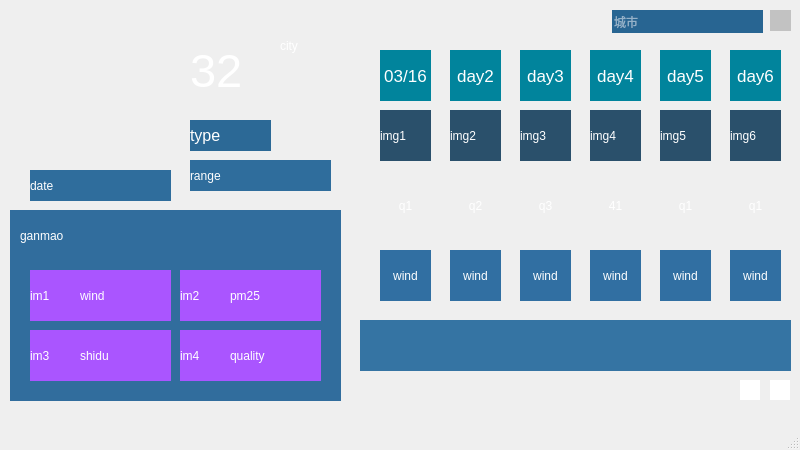
<?xml version="1.0" encoding="UTF-8"?>
<ui version="4.0">
 <class>MainWindow</class>
 <widget class="QMainWindow" name="MainWindow">
  <property name="geometry">
   <rect>
    <x>0</x>
    <y>0</y>
    <width>800</width>
    <height>450</height>
   </rect>
  </property>
  <property name="windowTitle">
   <string>MainWindow</string>
  </property>
  <widget class="QWidget" name="centralwidget">
   <property name="styleSheet">
    <string notr="true">background-image: url(:/res/background.png);
color:white;</string>
   </property>
   <widget class="QWidget" name="widget" native="true">
    <property name="geometry">
     <rect>
      <x>-20</x>
      <y>-20</y>
      <width>821</width>
      <height>451</height>
     </rect>
    </property>
    <widget class="QWidget" name="widget_2" native="true">
     <property name="geometry">
      <rect>
       <x>30</x>
       <y>40</y>
       <width>331</width>
       <height>181</height>
      </rect>
     </property>
     <widget class="QLabel" name="date">
      <property name="geometry">
       <rect>
        <x>20</x>
        <y>150</y>
        <width>141</width>
        <height>31</height>
       </rect>
      </property>
      <property name="styleSheet">
       <string notr="true">background:rgb(47, 109, 156)</string>
      </property>
      <property name="text">
       <string>date</string>
      </property>
     </widget>
     <widget class="QLabel" name="wendu">
      <property name="geometry">
       <rect>
        <x>180</x>
        <y>10</y>
        <width>81</width>
        <height>81</height>
       </rect>
      </property>
      <property name="font">
       <font>
        <pointsize>35</pointsize>
       </font>
      </property>
      <property name="text">
       <string>32</string>
      </property>
     </widget>
     <widget class="QLabel" name="city">
      <property name="geometry">
       <rect>
        <x>270</x>
        <y>10</y>
        <width>53</width>
        <height>31</height>
       </rect>
      </property>
      <property name="text">
       <string>city</string>
      </property>
     </widget>
     <widget class="QLabel" name="type">
      <property name="geometry">
       <rect>
        <x>180</x>
        <y>100</y>
        <width>81</width>
        <height>31</height>
       </rect>
      </property>
      <property name="font">
       <font>
        <pointsize>12</pointsize>
       </font>
      </property>
      <property name="styleSheet">
       <string notr="true">background:rgb(44, 105, 150)</string>
      </property>
      <property name="text">
       <string>type</string>
      </property>
     </widget>
     <widget class="QLabel" name="range">
      <property name="geometry">
       <rect>
        <x>180</x>
        <y>140</y>
        <width>141</width>
        <height>31</height>
       </rect>
      </property>
      <property name="styleSheet">
       <string notr="true">background:rgb(47, 109, 156)</string>
      </property>
      <property name="text">
       <string>range</string>
      </property>
     </widget>
     <widget class="QLabel" name="typeImage">
      <property name="geometry">
       <rect>
        <x>20</x>
        <y>10</y>
        <width>140</width>
        <height>140</height>
       </rect>
      </property>
      <property name="text">
       <string/>
      </property>
     </widget>
    </widget>
    <widget class="QWidget" name="widget_3" native="true">
     <property name="geometry">
      <rect>
       <x>30</x>
       <y>230</y>
       <width>331</width>
       <height>191</height>
      </rect>
     </property>
     <property name="styleSheet">
      <string notr="true">background:rgb(49, 109, 157);</string>
     </property>
     <widget class="QWidget" name="widget_4" native="true">
      <property name="geometry">
       <rect>
        <x>10</x>
        <y>50</y>
        <width>311</width>
        <height>131</height>
       </rect>
      </property>
      <widget class="QWidget" name="widget_5" native="true">
       <property name="geometry">
        <rect>
         <x>10</x>
         <y>10</y>
         <width>141</width>
         <height>51</height>
        </rect>
       </property>
       <property name="styleSheet">
        <string notr="true">background:rgb(170, 85, 255);</string>
       </property>
       <widget class="QLabel" name="im1">
        <property name="geometry">
         <rect>
          <x>0</x>
          <y>0</y>
          <width>51</width>
          <height>51</height>
         </rect>
        </property>
        <property name="text">
         <string>im1</string>
        </property>
       </widget>
       <widget class="QLabel" name="wind">
        <property name="geometry">
         <rect>
          <x>50</x>
          <y>0</y>
          <width>91</width>
          <height>51</height>
         </rect>
        </property>
        <property name="text">
         <string>wind</string>
        </property>
       </widget>
      </widget>
      <widget class="QWidget" name="widget_7" native="true">
       <property name="geometry">
        <rect>
         <x>160</x>
         <y>10</y>
         <width>141</width>
         <height>51</height>
        </rect>
       </property>
       <property name="styleSheet">
        <string notr="true">background:rgb(170, 85, 255);</string>
       </property>
       <widget class="QLabel" name="im2">
        <property name="geometry">
         <rect>
          <x>0</x>
          <y>0</y>
          <width>51</width>
          <height>51</height>
         </rect>
        </property>
        <property name="text">
         <string>im2</string>
        </property>
       </widget>
       <widget class="QLabel" name="pm25">
        <property name="geometry">
         <rect>
          <x>50</x>
          <y>0</y>
          <width>91</width>
          <height>51</height>
         </rect>
        </property>
        <property name="text">
         <string>pm25</string>
        </property>
       </widget>
      </widget>
      <widget class="QWidget" name="widget_9" native="true">
       <property name="geometry">
        <rect>
         <x>10</x>
         <y>70</y>
         <width>141</width>
         <height>51</height>
        </rect>
       </property>
       <property name="styleSheet">
        <string notr="true">background:rgb(170, 85, 255);</string>
       </property>
       <widget class="QLabel" name="im3">
        <property name="geometry">
         <rect>
          <x>0</x>
          <y>0</y>
          <width>51</width>
          <height>51</height>
         </rect>
        </property>
        <property name="text">
         <string>im3</string>
        </property>
       </widget>
       <widget class="QLabel" name="shidu">
        <property name="geometry">
         <rect>
          <x>50</x>
          <y>0</y>
          <width>91</width>
          <height>51</height>
         </rect>
        </property>
        <property name="text">
         <string>shidu</string>
        </property>
       </widget>
      </widget>
      <widget class="QWidget" name="widget_11" native="true">
       <property name="geometry">
        <rect>
         <x>160</x>
         <y>70</y>
         <width>141</width>
         <height>51</height>
        </rect>
       </property>
       <property name="styleSheet">
        <string notr="true">background:rgb(170, 85, 255);</string>
       </property>
       <widget class="QLabel" name="im4">
        <property name="geometry">
         <rect>
          <x>0</x>
          <y>0</y>
          <width>51</width>
          <height>51</height>
         </rect>
        </property>
        <property name="text">
         <string>im4</string>
        </property>
       </widget>
       <widget class="QLabel" name="quality">
        <property name="geometry">
         <rect>
          <x>50</x>
          <y>0</y>
          <width>91</width>
          <height>51</height>
         </rect>
        </property>
        <property name="text">
         <string>quality</string>
        </property>
       </widget>
      </widget>
     </widget>
     <widget class="QLabel" name="ganmao">
      <property name="geometry">
       <rect>
        <x>10</x>
        <y>10</y>
        <width>311</width>
        <height>31</height>
       </rect>
      </property>
      <property name="text">
       <string>ganmao</string>
      </property>
     </widget>
    </widget>
    <widget class="QPushButton" name="refresh">
     <property name="geometry">
      <rect>
       <x>790</x>
       <y>400</y>
       <width>20</width>
       <height>20</height>
      </rect>
     </property>
     <property name="styleSheet">
      <string notr="true">border: none;
background:rgb(255, 255, 255)</string>
     </property>
     <property name="text">
      <string/>
     </property>
    </widget>
    <widget class="QLineEdit" name="lineEdit">
     <property name="geometry">
      <rect>
       <x>632</x>
       <y>30</y>
       <width>151</width>
       <height>23</height>
      </rect>
     </property>
     <property name="styleSheet">
      <string notr="true">background:rgb(40, 101, 146);
border: none;</string>
     </property>
     <property name="placeholderText">
      <string>城市</string>
     </property>
    </widget>
    <widget class="QPushButton" name="search">
     <property name="geometry">
      <rect>
       <x>790</x>
       <y>30</y>
       <width>21</width>
       <height>21</height>
      </rect>
     </property>
     <property name="styleSheet">
      <string notr="true">border: none;
background:rgb(194, 194, 194);</string>
     </property>
     <property name="text">
      <string/>
     </property>
    </widget>
    <widget class="QWidget" name="widget_6" native="true">
     <property name="geometry">
      <rect>
       <x>380</x>
       <y>60</y>
       <width>431</width>
       <height>271</height>
      </rect>
     </property>
     <widget class="QLabel" name="day1">
      <property name="geometry">
       <rect>
        <x>20</x>
        <y>10</y>
        <width>51</width>
        <height>51</height>
       </rect>
      </property>
      <property name="font">
       <font>
        <pointsize>13</pointsize>
       </font>
      </property>
      <property name="styleSheet">
       <string notr="true">background:rgb(1, 132, 156)</string>
      </property>
      <property name="text">
       <string>03/16</string>
      </property>
      <property name="alignment">
       <set>Qt::AlignCenter</set>
      </property>
     </widget>
     <widget class="QLabel" name="day2">
      <property name="geometry">
       <rect>
        <x>90</x>
        <y>10</y>
        <width>51</width>
        <height>51</height>
       </rect>
      </property>
      <property name="font">
       <font>
        <pointsize>13</pointsize>
       </font>
      </property>
      <property name="styleSheet">
       <string notr="true">background:rgb(1, 132, 156)</string>
      </property>
      <property name="text">
       <string>day2</string>
      </property>
      <property name="alignment">
       <set>Qt::AlignCenter</set>
      </property>
     </widget>
     <widget class="QLabel" name="day3">
      <property name="geometry">
       <rect>
        <x>160</x>
        <y>10</y>
        <width>51</width>
        <height>51</height>
       </rect>
      </property>
      <property name="font">
       <font>
        <pointsize>13</pointsize>
       </font>
      </property>
      <property name="styleSheet">
       <string notr="true">background:rgb(1, 132, 156)</string>
      </property>
      <property name="text">
       <string>day3</string>
      </property>
      <property name="alignment">
       <set>Qt::AlignCenter</set>
      </property>
     </widget>
     <widget class="QLabel" name="day6">
      <property name="geometry">
       <rect>
        <x>370</x>
        <y>10</y>
        <width>51</width>
        <height>51</height>
       </rect>
      </property>
      <property name="font">
       <font>
        <pointsize>13</pointsize>
       </font>
      </property>
      <property name="styleSheet">
       <string notr="true">background:rgb(1, 132, 156)</string>
      </property>
      <property name="text">
       <string>day6</string>
      </property>
      <property name="alignment">
       <set>Qt::AlignCenter</set>
      </property>
     </widget>
     <widget class="QLabel" name="day5">
      <property name="geometry">
       <rect>
        <x>300</x>
        <y>10</y>
        <width>51</width>
        <height>51</height>
       </rect>
      </property>
      <property name="font">
       <font>
        <pointsize>13</pointsize>
       </font>
      </property>
      <property name="styleSheet">
       <string notr="true">background:rgb(1, 132, 156)</string>
      </property>
      <property name="text">
       <string>day5</string>
      </property>
      <property name="alignment">
       <set>Qt::AlignCenter</set>
      </property>
     </widget>
     <widget class="QLabel" name="day4">
      <property name="geometry">
       <rect>
        <x>230</x>
        <y>10</y>
        <width>51</width>
        <height>51</height>
       </rect>
      </property>
      <property name="font">
       <font>
        <pointsize>13</pointsize>
       </font>
      </property>
      <property name="styleSheet">
       <string notr="true">background:rgb(1, 132, 156)</string>
      </property>
      <property name="text">
       <string>day4</string>
      </property>
      <property name="alignment">
       <set>Qt::AlignCenter</set>
      </property>
     </widget>
     <widget class="QLabel" name="img1">
      <property name="geometry">
       <rect>
        <x>20</x>
        <y>70</y>
        <width>51</width>
        <height>51</height>
       </rect>
      </property>
      <property name="styleSheet">
       <string notr="true">background:rgb(42, 80, 107)</string>
      </property>
      <property name="text">
       <string>img1</string>
      </property>
     </widget>
     <widget class="QLabel" name="img2">
      <property name="geometry">
       <rect>
        <x>90</x>
        <y>70</y>
        <width>51</width>
        <height>51</height>
       </rect>
      </property>
      <property name="styleSheet">
       <string notr="true">background:rgb(42, 80, 107)</string>
      </property>
      <property name="text">
       <string>img2</string>
      </property>
     </widget>
     <widget class="QLabel" name="img3">
      <property name="geometry">
       <rect>
        <x>160</x>
        <y>70</y>
        <width>51</width>
        <height>51</height>
       </rect>
      </property>
      <property name="styleSheet">
       <string notr="true">background:rgb(42, 80, 107)</string>
      </property>
      <property name="text">
       <string>img3</string>
      </property>
     </widget>
     <widget class="QLabel" name="img4">
      <property name="geometry">
       <rect>
        <x>230</x>
        <y>70</y>
        <width>51</width>
        <height>51</height>
       </rect>
      </property>
      <property name="styleSheet">
       <string notr="true">background:rgb(42, 80, 107)</string>
      </property>
      <property name="text">
       <string>img4</string>
      </property>
     </widget>
     <widget class="QLabel" name="img5">
      <property name="geometry">
       <rect>
        <x>300</x>
        <y>70</y>
        <width>51</width>
        <height>51</height>
       </rect>
      </property>
      <property name="styleSheet">
       <string notr="true">background:rgb(42, 80, 107)</string>
      </property>
      <property name="text">
       <string>img5</string>
      </property>
     </widget>
     <widget class="QLabel" name="img6">
      <property name="geometry">
       <rect>
        <x>370</x>
        <y>70</y>
        <width>51</width>
        <height>51</height>
       </rect>
      </property>
      <property name="styleSheet">
       <string notr="true">background:rgb(42, 80, 107)</string>
      </property>
      <property name="text">
       <string>img6</string>
      </property>
     </widget>
     <widget class="QLabel" name="q1">
      <property name="geometry">
       <rect>
        <x>20</x>
        <y>140</y>
        <width>51</width>
        <height>51</height>
       </rect>
      </property>
      <property name="text">
       <string>q1</string>
      </property>
      <property name="alignment">
       <set>Qt::AlignCenter</set>
      </property>
     </widget>
     <widget class="QLabel" name="q2">
      <property name="geometry">
       <rect>
        <x>90</x>
        <y>140</y>
        <width>51</width>
        <height>51</height>
       </rect>
      </property>
      <property name="text">
       <string>q2</string>
      </property>
      <property name="alignment">
       <set>Qt::AlignCenter</set>
      </property>
     </widget>
     <widget class="QLabel" name="q3">
      <property name="geometry">
       <rect>
        <x>160</x>
        <y>140</y>
        <width>51</width>
        <height>51</height>
       </rect>
      </property>
      <property name="text">
       <string>q3</string>
      </property>
      <property name="alignment">
       <set>Qt::AlignCenter</set>
      </property>
     </widget>
     <widget class="QLabel" name="q4">
      <property name="geometry">
       <rect>
        <x>230</x>
        <y>140</y>
        <width>51</width>
        <height>51</height>
       </rect>
      </property>
      <property name="text">
       <string>41</string>
      </property>
      <property name="alignment">
       <set>Qt::AlignCenter</set>
      </property>
     </widget>
     <widget class="QLabel" name="q5">
      <property name="geometry">
       <rect>
        <x>300</x>
        <y>140</y>
        <width>51</width>
        <height>51</height>
       </rect>
      </property>
      <property name="text">
       <string>q1</string>
      </property>
      <property name="alignment">
       <set>Qt::AlignCenter</set>
      </property>
     </widget>
     <widget class="QLabel" name="q6">
      <property name="geometry">
       <rect>
        <x>370</x>
        <y>140</y>
        <width>51</width>
        <height>51</height>
       </rect>
      </property>
      <property name="text">
       <string>q1</string>
      </property>
      <property name="alignment">
       <set>Qt::AlignCenter</set>
      </property>
     </widget>
     <widget class="QLabel" name="w1">
      <property name="geometry">
       <rect>
        <x>20</x>
        <y>210</y>
        <width>51</width>
        <height>51</height>
       </rect>
      </property>
      <property name="styleSheet">
       <string notr="true">background:rgb(49, 111, 162)</string>
      </property>
      <property name="text">
       <string>wind</string>
      </property>
      <property name="alignment">
       <set>Qt::AlignCenter</set>
      </property>
     </widget>
     <widget class="QLabel" name="w2">
      <property name="geometry">
       <rect>
        <x>90</x>
        <y>210</y>
        <width>51</width>
        <height>51</height>
       </rect>
      </property>
      <property name="styleSheet">
       <string notr="true">background:rgb(49, 111, 162)</string>
      </property>
      <property name="text">
       <string>wind</string>
      </property>
      <property name="alignment">
       <set>Qt::AlignCenter</set>
      </property>
     </widget>
     <widget class="QLabel" name="w5">
      <property name="geometry">
       <rect>
        <x>300</x>
        <y>210</y>
        <width>51</width>
        <height>51</height>
       </rect>
      </property>
      <property name="styleSheet">
       <string notr="true">background:rgb(49, 111, 162)</string>
      </property>
      <property name="text">
       <string>wind</string>
      </property>
      <property name="alignment">
       <set>Qt::AlignCenter</set>
      </property>
     </widget>
     <widget class="QLabel" name="w6">
      <property name="geometry">
       <rect>
        <x>370</x>
        <y>210</y>
        <width>51</width>
        <height>51</height>
       </rect>
      </property>
      <property name="styleSheet">
       <string notr="true">background:rgb(49, 111, 162)</string>
      </property>
      <property name="text">
       <string>wind</string>
      </property>
      <property name="alignment">
       <set>Qt::AlignCenter</set>
      </property>
     </widget>
     <widget class="QLabel" name="w3">
      <property name="geometry">
       <rect>
        <x>160</x>
        <y>210</y>
        <width>51</width>
        <height>51</height>
       </rect>
      </property>
      <property name="styleSheet">
       <string notr="true">background:rgb(49, 111, 162)</string>
      </property>
      <property name="text">
       <string>wind</string>
      </property>
      <property name="alignment">
       <set>Qt::AlignCenter</set>
      </property>
     </widget>
     <widget class="QLabel" name="w4">
      <property name="geometry">
       <rect>
        <x>230</x>
        <y>210</y>
        <width>51</width>
        <height>51</height>
       </rect>
      </property>
      <property name="styleSheet">
       <string notr="true">background:rgb(49, 111, 162)</string>
      </property>
      <property name="text">
       <string>wind</string>
      </property>
      <property name="alignment">
       <set>Qt::AlignCenter</set>
      </property>
     </widget>
    </widget>
    <widget class="QLabel" name="notice">
     <property name="geometry">
      <rect>
       <x>380</x>
       <y>340</y>
       <width>431</width>
       <height>51</height>
      </rect>
     </property>
     <property name="styleSheet">
      <string notr="true">background:rgb(53, 116, 163)</string>
     </property>
     <property name="text">
      <string/>
     </property>
    </widget>
    <widget class="QPushButton" name="download">
     <property name="geometry">
      <rect>
       <x>760</x>
       <y>400</y>
       <width>20</width>
       <height>20</height>
      </rect>
     </property>
     <property name="styleSheet">
      <string notr="true">border: none;
background:rgb(255, 255, 255)</string>
     </property>
     <property name="text">
      <string/>
     </property>
    </widget>
   </widget>
  </widget>
  <widget class="QMenuBar" name="menubar">
   <property name="geometry">
    <rect>
     <x>0</x>
     <y>0</y>
     <width>800</width>
     <height>20</height>
    </rect>
   </property>
  </widget>
  <widget class="QStatusBar" name="statusbar"/>
 </widget>
 <resources/>
 <connections/>
</ui>
